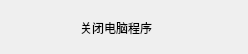
<?xml version="1.0" encoding="UTF-8"?>
<ui version="4.0">
 <class>MainWindow</class>
 <widget class="QMainWindow" name="MainWindow">
  <property name="geometry">
   <rect>
    <x>0</x>
    <y>0</y>
    <width>248</width>
    <height>54</height>
   </rect>
  </property>
  <property name="windowTitle">
   <string>MainWindow</string>
  </property>
  <widget class="QWidget" name="centralWidget">
   <widget class="QLabel" name="label">
    <property name="geometry">
     <rect>
      <x>80</x>
      <y>18</y>
      <width>81</width>
      <height>20</height>
     </rect>
    </property>
    <property name="text">
     <string>关闭电脑程序</string>
    </property>
   </widget>
  </widget>
 </widget>
 <layoutdefault spacing="6" margin="11"/>
 <resources/>
 <connections/>
</ui>
